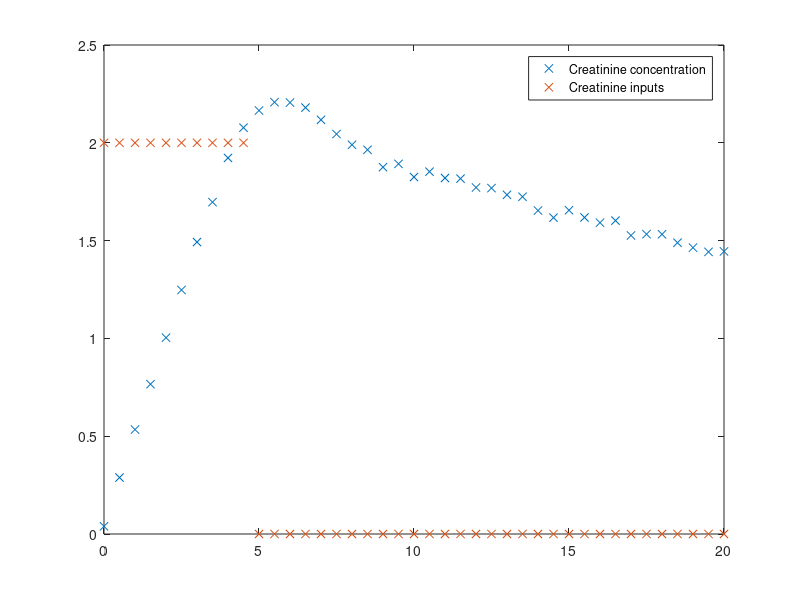

MATLAB code for this plot:
%% INTEGRAL METHOD
clear; clc; close all

%% LOAD DATA
data = load("IM_data/IM_Data_1.mat")
t = data.t
U = data.U
C = data.C

delta_t = t(2)-t(1)
V = 4 % [L]

%% SET TRAPEZIUM INTERVAL
trapezium_interval = 2 % larger interval can lose information if rapid changes are present, i.e. occuring inside the interval
n = length(t)

%% PLOT
plot(t, [C U], 'x')
hold on

legend("Creatinine concentration", "Creatinine inputs")

X = zeros(n,1);
Y = zeros(n,1);

%% MAIN LOOP
for i = 1:n-trapezium_interval
    % sum the ends of the trapezium and then add everything in between
    C_trapezium = (0.5*delta_t*trapezium_interval)*(C(i) + C(i+trapezium_interval) + 2*sum(C(i+1:i+trapezium_interval-1)));

    C_difference = C(i+trapezium_interval) - C(i);

    U_trapezium = (0.5*delta_t*trapezium_interval)*(U(i) + U(i+trapezium_interval) + 2*sum(U(i+1:i+trapezium_interval-1)))/V;

    X(i,1) = -C_trapezium;
    Y(i,1) = C_difference - U_trapezium;
end

% K = inv(X'*X)*X'*Y
K = X\Y